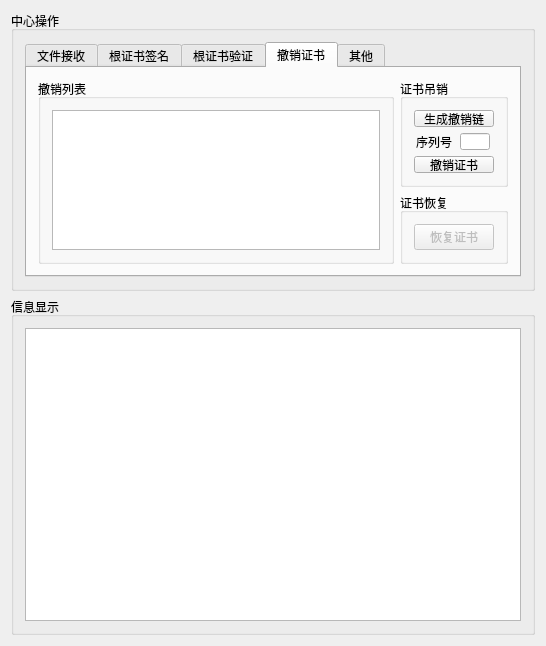
<?xml version="1.0" encoding="UTF-8"?>
<ui version="4.0">
 <class>MainWindow</class>
 <widget class="QMainWindow" name="MainWindow">
  <property name="geometry">
   <rect>
    <x>0</x>
    <y>0</y>
    <width>546</width>
    <height>646</height>
   </rect>
  </property>
  <property name="windowTitle">
   <string>证书中心</string>
  </property>
  <widget class="QWidget" name="centralWidget">
   <layout class="QVBoxLayout" name="verticalLayout">
    <item>
     <widget class="QGroupBox" name="groupBox_2">
      <property name="maximumSize">
       <size>
        <width>16777215</width>
        <height>280</height>
       </size>
      </property>
      <property name="title">
       <string>中心操作</string>
      </property>
      <layout class="QHBoxLayout" name="horizontalLayout_8">
       <item>
        <layout class="QHBoxLayout" name="horizontalLayout_2">
         <item>
          <widget class="QTabWidget" name="tabWidget">
           <property name="maximumSize">
            <size>
             <width>16777215</width>
             <height>240</height>
            </size>
           </property>
           <property name="currentIndex">
            <number>3</number>
           </property>
           <widget class="QWidget" name="tab">
            <attribute name="title">
             <string>文件接收</string>
            </attribute>
            <layout class="QHBoxLayout" name="horizontalLayout_3">
             <item>
              <layout class="QVBoxLayout" name="verticalLayout_2">
               <item>
                <layout class="QHBoxLayout" name="horizontalLayout_6">
                 <item>
                  <widget class="QLabel" name="label">
                   <property name="text">
                    <string>服务器IP</string>
                   </property>
                  </widget>
                 </item>
                 <item>
                  <widget class="QComboBox" name="comboBox">
                   <property name="minimumSize">
                    <size>
                     <width>120</width>
                     <height>0</height>
                    </size>
                   </property>
                  </widget>
                 </item>
                 <item>
                  <spacer name="horizontalSpacer_3">
                   <property name="orientation">
                    <enum>Qt::Horizontal</enum>
                   </property>
                   <property name="sizeHint" stdset="0">
                    <size>
                     <width>40</width>
                     <height>20</height>
                    </size>
                   </property>
                  </spacer>
                 </item>
                 <item>
                  <widget class="QLabel" name="label_2">
                   <property name="text">
                    <string>服务器端口</string>
                   </property>
                  </widget>
                 </item>
                 <item>
                  <widget class="QLineEdit" name="lineEdit">
                   <property name="minimumSize">
                    <size>
                     <width>40</width>
                     <height>0</height>
                    </size>
                   </property>
                   <property name="maximumSize">
                    <size>
                     <width>90</width>
                     <height>16777215</height>
                    </size>
                   </property>
                   <property name="text">
                    <string>12346</string>
                   </property>
                  </widget>
                 </item>
                 <item>
                  <spacer name="horizontalSpacer_2">
                   <property name="orientation">
                    <enum>Qt::Horizontal</enum>
                   </property>
                   <property name="sizeHint" stdset="0">
                    <size>
                     <width>40</width>
                     <height>20</height>
                    </size>
                   </property>
                  </spacer>
                 </item>
                 <item>
                  <spacer name="horizontalSpacer">
                   <property name="orientation">
                    <enum>Qt::Horizontal</enum>
                   </property>
                   <property name="sizeHint" stdset="0">
                    <size>
                     <width>40</width>
                     <height>20</height>
                    </size>
                   </property>
                  </spacer>
                 </item>
                 <item>
                  <widget class="QPushButton" name="pushButton_6">
                   <property name="text">
                    <string>刷新IP</string>
                   </property>
                  </widget>
                 </item>
                 <item>
                  <spacer name="horizontalSpacer_5">
                   <property name="orientation">
                    <enum>Qt::Horizontal</enum>
                   </property>
                   <property name="sizeHint" stdset="0">
                    <size>
                     <width>40</width>
                     <height>20</height>
                    </size>
                   </property>
                  </spacer>
                 </item>
                 <item>
                  <widget class="QPushButton" name="pushButton">
                   <property name="text">
                    <string>开启服务器</string>
                   </property>
                  </widget>
                 </item>
                 <item>
                  <spacer name="horizontalSpacer_4">
                   <property name="orientation">
                    <enum>Qt::Horizontal</enum>
                   </property>
                   <property name="sizeHint" stdset="0">
                    <size>
                     <width>40</width>
                     <height>20</height>
                    </size>
                   </property>
                  </spacer>
                 </item>
                </layout>
               </item>
               <item>
                <layout class="QHBoxLayout" name="horizontalLayout_7">
                 <item>
                  <widget class="QLabel" name="label_3">
                   <property name="text">
                    <string>接收进度</string>
                   </property>
                  </widget>
                 </item>
                 <item>
                  <widget class="QProgressBar" name="progressBar">
                   <property name="value">
                    <number>0</number>
                   </property>
                  </widget>
                 </item>
                </layout>
               </item>
              </layout>
             </item>
            </layout>
           </widget>
           <widget class="QWidget" name="tab_3">
            <attribute name="title">
             <string>根证书签名</string>
            </attribute>
            <layout class="QHBoxLayout" name="horizontalLayout_10">
             <item>
              <layout class="QHBoxLayout" name="horizontalLayout_9">
               <item>
                <widget class="QGroupBox" name="groupBox_3">
                 <property name="title">
                  <string>签名列表</string>
                 </property>
                 <layout class="QHBoxLayout" name="horizontalLayout_11">
                  <item>
                   <widget class="QListWidget" name="listWidget">
                    <property name="minimumSize">
                     <size>
                      <width>300</width>
                      <height>0</height>
                     </size>
                    </property>
                   </widget>
                  </item>
                 </layout>
                </widget>
               </item>
              </layout>
             </item>
             <item>
              <layout class="QVBoxLayout" name="verticalLayout_7">
               <item>
                <layout class="QVBoxLayout" name="verticalLayout_3">
                 <item>
                  <widget class="QGroupBox" name="groupBox_4">
                   <property name="title">
                    <string>证书签发</string>
                   </property>
                   <layout class="QVBoxLayout" name="verticalLayout_6">
                    <item>
                     <spacer name="verticalSpacer_2">
                      <property name="orientation">
                       <enum>Qt::Vertical</enum>
                      </property>
                      <property name="sizeHint" stdset="0">
                       <size>
                        <width>20</width>
                        <height>40</height>
                       </size>
                      </property>
                     </spacer>
                    </item>
                    <item>
                     <widget class="QPushButton" name="pushButton_4">
                      <property name="maximumSize">
                       <size>
                        <width>150</width>
                        <height>16777215</height>
                       </size>
                      </property>
                      <property name="text">
                       <string>选择文件</string>
                      </property>
                     </widget>
                    </item>
                    <item>
                     <spacer name="verticalSpacer">
                      <property name="orientation">
                       <enum>Qt::Vertical</enum>
                      </property>
                      <property name="sizeHint" stdset="0">
                       <size>
                        <width>20</width>
                        <height>40</height>
                       </size>
                      </property>
                     </spacer>
                    </item>
                    <item>
                     <layout class="QHBoxLayout" name="horizontalLayout">
                      <item>
                       <widget class="QLabel" name="label_4">
                        <property name="text">
                         <string>天数</string>
                        </property>
                       </widget>
                      </item>
                      <item>
                       <widget class="QComboBox" name="comboBox_2">
                        <property name="maximumSize">
                         <size>
                          <width>70</width>
                          <height>16777215</height>
                         </size>
                        </property>
                        <property name="editable">
                         <bool>true</bool>
                        </property>
                        <property name="currentText">
                         <string>5</string>
                        </property>
                        <item>
                         <property name="text">
                          <string>5</string>
                         </property>
                        </item>
                        <item>
                         <property name="text">
                          <string>10</string>
                         </property>
                        </item>
                        <item>
                         <property name="text">
                          <string>30</string>
                         </property>
                        </item>
                        <item>
                         <property name="text">
                          <string>60</string>
                         </property>
                        </item>
                        <item>
                         <property name="text">
                          <string>120</string>
                         </property>
                        </item>
                        <item>
                         <property name="text">
                          <string>365</string>
                         </property>
                        </item>
                       </widget>
                      </item>
                     </layout>
                    </item>
                    <item>
                     <widget class="QPushButton" name="pushButton_5">
                      <property name="enabled">
                       <bool>false</bool>
                      </property>
                      <property name="maximumSize">
                       <size>
                        <width>150</width>
                        <height>16777215</height>
                       </size>
                      </property>
                      <property name="text">
                       <string>根证书签名</string>
                      </property>
                     </widget>
                    </item>
                    <item>
                     <spacer name="verticalSpacer_3">
                      <property name="orientation">
                       <enum>Qt::Vertical</enum>
                      </property>
                      <property name="sizeHint" stdset="0">
                       <size>
                        <width>20</width>
                        <height>40</height>
                       </size>
                      </property>
                     </spacer>
                    </item>
                   </layout>
                  </widget>
                 </item>
                </layout>
               </item>
               <item>
                <layout class="QVBoxLayout" name="verticalLayout_4">
                 <item>
                  <widget class="QGroupBox" name="groupBox_5">
                   <property name="title">
                    <string>证书吊销</string>
                   </property>
                   <layout class="QVBoxLayout" name="verticalLayout_5">
                    <item>
                     <widget class="QPushButton" name="pushButton_3">
                      <property name="minimumSize">
                       <size>
                        <width>0</width>
                        <height>0</height>
                       </size>
                      </property>
                      <property name="maximumSize">
                       <size>
                        <width>150</width>
                        <height>16777215</height>
                       </size>
                      </property>
                      <property name="text">
                       <string>撤销证书</string>
                      </property>
                     </widget>
                    </item>
                   </layout>
                  </widget>
                 </item>
                </layout>
               </item>
              </layout>
             </item>
            </layout>
           </widget>
           <widget class="QWidget" name="tab_2">
            <attribute name="title">
             <string>根证书验证</string>
            </attribute>
            <layout class="QHBoxLayout" name="horizontalLayout_4">
             <item>
              <widget class="QPushButton" name="pushButton_2">
               <property name="text">
                <string>PushButton</string>
               </property>
              </widget>
             </item>
            </layout>
           </widget>
           <widget class="QWidget" name="tab_4">
            <attribute name="title">
             <string>撤销证书</string>
            </attribute>
            <layout class="QHBoxLayout" name="horizontalLayout_13">
             <item>
              <layout class="QHBoxLayout" name="horizontalLayout_12">
               <item>
                <widget class="QGroupBox" name="groupBox_6">
                 <property name="title">
                  <string>撤销列表</string>
                 </property>
                 <layout class="QHBoxLayout" name="horizontalLayout_14">
                  <item>
                   <widget class="QListWidget" name="listWidget_2">
                    <property name="minimumSize">
                     <size>
                      <width>300</width>
                      <height>0</height>
                     </size>
                    </property>
                   </widget>
                  </item>
                 </layout>
                </widget>
               </item>
              </layout>
             </item>
             <item>
              <layout class="QVBoxLayout" name="verticalLayout_8">
               <item>
                <layout class="QVBoxLayout" name="verticalLayout_10">
                 <item>
                  <widget class="QGroupBox" name="groupBox_7">
                   <property name="sizePolicy">
                    <sizepolicy hsizetype="Preferred" vsizetype="Fixed">
                     <horstretch>0</horstretch>
                     <verstretch>0</verstretch>
                    </sizepolicy>
                   </property>
                   <property name="minimumSize">
                    <size>
                     <width>0</width>
                     <height>0</height>
                    </size>
                   </property>
                   <property name="title">
                    <string>证书吊销</string>
                   </property>
                   <layout class="QVBoxLayout" name="verticalLayout_9">
                    <item>
                     <spacer name="verticalSpacer_4">
                      <property name="orientation">
                       <enum>Qt::Vertical</enum>
                      </property>
                      <property name="sizeHint" stdset="0">
                       <size>
                        <width>20</width>
                        <height>40</height>
                       </size>
                      </property>
                     </spacer>
                    </item>
                    <item>
                     <widget class="QPushButton" name="pushButton_9">
                      <property name="text">
                       <string>生成撤销链</string>
                      </property>
                     </widget>
                    </item>
                    <item>
                     <spacer name="verticalSpacer_7">
                      <property name="orientation">
                       <enum>Qt::Vertical</enum>
                      </property>
                      <property name="sizeHint" stdset="0">
                       <size>
                        <width>20</width>
                        <height>40</height>
                       </size>
                      </property>
                     </spacer>
                    </item>
                    <item>
                     <layout class="QHBoxLayout" name="horizontalLayout_17">
                      <item>
                       <widget class="QLabel" name="label_5">
                        <property name="sizePolicy">
                         <sizepolicy hsizetype="Fixed" vsizetype="Preferred">
                          <horstretch>0</horstretch>
                          <verstretch>0</verstretch>
                         </sizepolicy>
                        </property>
                        <property name="maximumSize">
                         <size>
                          <width>16777215</width>
                          <height>20</height>
                         </size>
                        </property>
                        <property name="text">
                         <string>序列号</string>
                        </property>
                       </widget>
                      </item>
                      <item>
                       <widget class="QLineEdit" name="lineEdit_2">
                        <property name="sizePolicy">
                         <sizepolicy hsizetype="Minimum" vsizetype="Fixed">
                          <horstretch>0</horstretch>
                          <verstretch>0</verstretch>
                         </sizepolicy>
                        </property>
                        <property name="minimumSize">
                         <size>
                          <width>0</width>
                          <height>0</height>
                         </size>
                        </property>
                        <property name="maximumSize">
                         <size>
                          <width>30</width>
                          <height>16777215</height>
                         </size>
                        </property>
                       </widget>
                      </item>
                     </layout>
                    </item>
                    <item>
                     <spacer name="verticalSpacer_6">
                      <property name="orientation">
                       <enum>Qt::Vertical</enum>
                      </property>
                      <property name="sizeHint" stdset="0">
                       <size>
                        <width>20</width>
                        <height>40</height>
                       </size>
                      </property>
                     </spacer>
                    </item>
                    <item>
                     <widget class="QPushButton" name="pushButton_7">
                      <property name="minimumSize">
                       <size>
                        <width>0</width>
                        <height>0</height>
                       </size>
                      </property>
                      <property name="maximumSize">
                       <size>
                        <width>100</width>
                        <height>16777215</height>
                       </size>
                      </property>
                      <property name="text">
                       <string>撤销证书</string>
                      </property>
                     </widget>
                    </item>
                    <item>
                     <spacer name="verticalSpacer_5">
                      <property name="orientation">
                       <enum>Qt::Vertical</enum>
                      </property>
                      <property name="sizeHint" stdset="0">
                       <size>
                        <width>20</width>
                        <height>40</height>
                       </size>
                      </property>
                     </spacer>
                    </item>
                   </layout>
                  </widget>
                 </item>
                </layout>
               </item>
               <item>
                <layout class="QHBoxLayout" name="horizontalLayout_16">
                 <item>
                  <widget class="QGroupBox" name="groupBox_8">
                   <property name="title">
                    <string>证书恢复</string>
                   </property>
                   <layout class="QHBoxLayout" name="horizontalLayout_15">
                    <item>
                     <widget class="QPushButton" name="pushButton_8">
                      <property name="enabled">
                       <bool>false</bool>
                      </property>
                      <property name="maximumSize">
                       <size>
                        <width>100</width>
                        <height>16777215</height>
                       </size>
                      </property>
                      <property name="text">
                       <string>恢复证书</string>
                      </property>
                     </widget>
                    </item>
                   </layout>
                  </widget>
                 </item>
                </layout>
               </item>
              </layout>
             </item>
            </layout>
           </widget>
           <widget class="QWidget" name="tab_5">
            <attribute name="title">
             <string>其他</string>
            </attribute>
           </widget>
          </widget>
         </item>
        </layout>
       </item>
      </layout>
     </widget>
    </item>
    <item>
     <widget class="QGroupBox" name="groupBox">
      <property name="title">
       <string>信息显示</string>
      </property>
      <layout class="QHBoxLayout" name="horizontalLayout_5">
       <item>
        <widget class="QTextBrowser" name="textBrowser">
         <property name="minimumSize">
          <size>
           <width>0</width>
           <height>200</height>
          </size>
         </property>
        </widget>
       </item>
      </layout>
     </widget>
    </item>
   </layout>
  </widget>
  <widget class="QMenuBar" name="menuBar">
   <property name="geometry">
    <rect>
     <x>0</x>
     <y>0</y>
     <width>546</width>
     <height>23</height>
    </rect>
   </property>
  </widget>
 </widget>
 <layoutdefault spacing="6" margin="11"/>
 <resources/>
 <connections/>
</ui>
